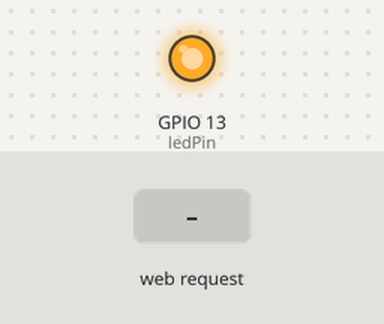
The sketch below on a simulated ESP8266 (Wemos D1 mini). Shown: output pins drawn as LEDs (lit = HIGH). Inputs (shaded band) come from the test bench. WiFi joins after 1.5 s; servers stay silent unless stated; what the sketch prints to the serial monitor is not drawn.

Above: at 3.2 s.
3.3 s: HTTP request GET /off received
At 3.9 s:
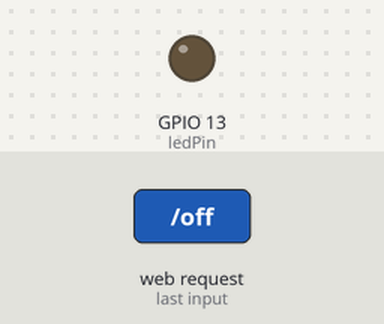
4.8 s: HTTP request GET /bright?data=120 received
At 5.1 s:
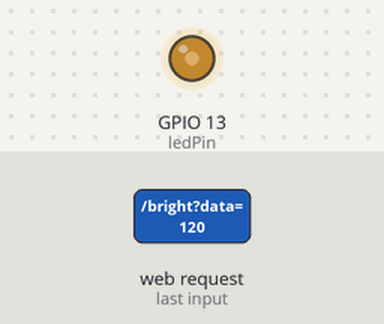
6.3 s: HTTP request GET /on received
At 7.4 s:
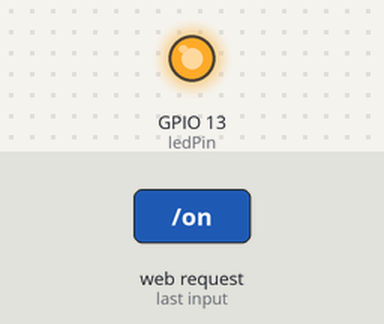
Timing chart, 0 to 9.3 s (numbered marks = the images above; inputs shaded):
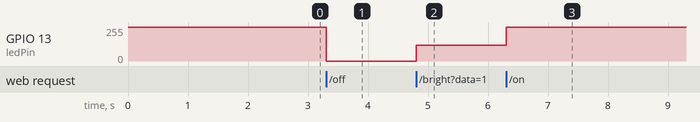

Measured:
- after the input at 3.3 s, GPIO 13 (ledPin): 255/255 → 0/255 at once
- after the input at 4.8 s, GPIO 13 (ledPin): 0/255 → 120/255 at once
- after the input at 6.3 s, GPIO 13 (ledPin): 120/255 → 255/255 at once

The sketch:

Relay.ino
```cpp
#include <ESP8266WiFi.h>
#include <ESP8266WebServer.h>

const char* ssid = "SSID";
const char* password = "PASSWORD";

ESP8266WebServer server(80);
int ledPin = 13; // Pin D7 on D1 Mini

void setup() {
  pinMode(ledPin, OUTPUT);
  digitalWrite(ledPin, HIGH);

  Serial.begin(115200);

  WiFi.begin(ssid, password);
  while (WiFi.status() != WL_CONNECTED) {
    delay(1000);
    Serial.println("Conectando a WiFi...");
  }

  Serial.println("Conectado a la red WiFi");
  Serial.print("Dirección IP: ");
  Serial.println(WiFi.localIP());

  server.on("/", handleRoot);
  server.on("/on", handleOn);
  server.on("/off", handleOff);
  server.on("/bright", handleBrightness);

  server.begin();
  Serial.println("Servidor iniciado");
}

void loop() {
  server.handleClient();
}

void handleRoot() {
  server.send(200, "text/plain", "Bienvenido al servidor ESP8266");
}

void handleOn() {
  digitalWrite(ledPin, HIGH);
  server.send(200, "text/plain", "LED encendido");
}

void handleOff() {
  digitalWrite(ledPin, LOW);
  server.send(200, "text/plain", "LED apagado");
}

void handleBrightness() {
  if (server.hasArg("data")) {
    int brightness = server.arg("data").toInt();
    analogWrite(ledPin, brightness);
    server.send(200, "text/plain", "Brillo ajustado: " + String(brightness));
  } else {
    server.send(400, "text/plain", "Solicitud incorrecta");
  }
}
```
